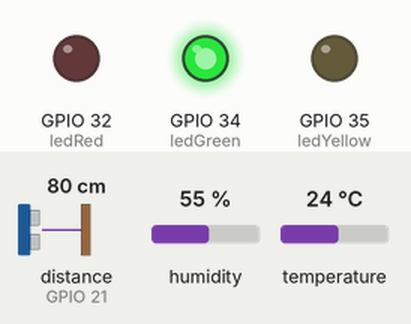
Recording of a sketch running on a simulated ESP32. Parts: output pins drawn as LEDs (lit = HIGH). Wiring (inferred from the names in the program): ultrasonic range finder: trigger GPIO 19; echo GPIO 21. Inputs (shaded band) come from the test bench; at power-on: distance to the obstacle (sensor on GPIO 21) 80 cm, humidity 55 %, temperature 24 °C. The echo pulse lasts 58.3 µs per cm; WiFi joins after 1.5 s; servers stay silent unless stated; no MQTT or app messages arrive unless stated; pins used as bus, display or sensor lines are not drawn; what the sketch prints to the serial monitor is not drawn.

Above: at 2.7 s.
2.8 s: distance to the obstacle (sensor on GPIO 21) set to 63 cm
7.8 s: distance to the obstacle (sensor on GPIO 21) set to 56 cm
At 12.4 s:
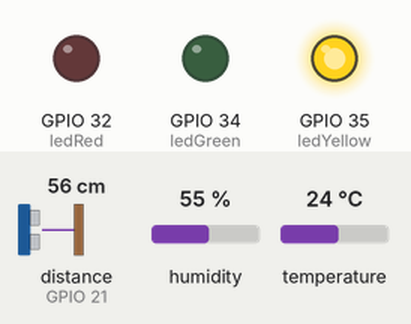
13.1 s: distance to the obstacle (sensor on GPIO 21) set to 12 cm
17.8 s: distance to the obstacle (sensor on GPIO 21) set to 9 cm
At 23.1 s:
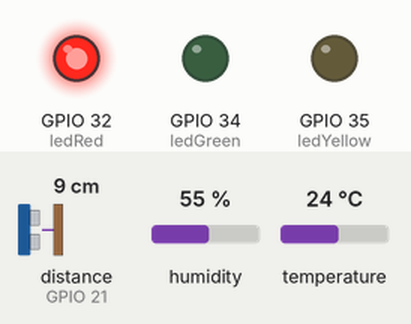
Timing chart, 0 to 24.6 s (numbered marks = the images above; inputs shaded):
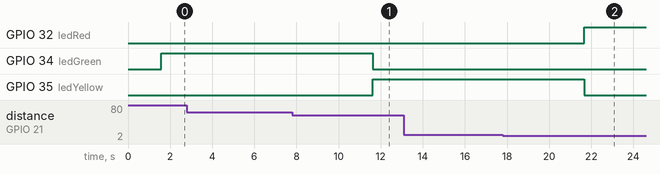

Measured:
- the behaviour switches between 61 and 60 cm on distance to the obstacle (sensor on GPIO 21) (found by bisection; images 0 and 1)
- the behaviour switches between 11 and 10 cm on distance to the obstacle (sensor on GPIO 21) (found by bisection; images 1 and 2)
- after the input at 2.8 s, every drawn part: stays the same
- after the input at 7.8 s, GPIO 34 (ledGreen): HIGH → LOW after 3.8 s; GPIO 35 (ledYellow): LOW → HIGH after 3.8 s
- after the input at 13.1 s, every drawn part: stays the same
- after the input at 17.8 s, GPIO 32 (ledRed): LOW → HIGH after 3.9 s; GPIO 35 (ledYellow): HIGH → LOW after 3.9 s

The sketch:

esp32_client.ino
```cpp
#include <WiFi.h>
#include <HTTPClient.h>
#include <PubSubClient.h>
#include <DHT.h>

// WiFi and MQTT credentials
const char* ssid = "QCom-2025";
const char* pswrd = "ucsc@123";
const char* mqtt_server = "10.0.0.53";

// ----- Sensor Pin Definitions -----
// Ultrasonic sensor pins
const int trigPin = 19;  // Trigger pin for ultrasonic sensor
const int echoPin = 21;  // Echo pin for ultrasonic sensor
const int ledRed = 32;
const int ledYellow = 35;
const int ledGreen = 34;

// DHT sensor configuration (use DHT22 or change to DHT11 as needed)
#define DHTPIN 4       // Data pin connected to the DHT sensor
#define DHTTYPE DHT11   // DHT 22 (AM2302)
DHT dht(DHTPIN, DHTTYPE);

// ----- MQTT Client Setup -----
WiFiClient espClient;
PubSubClient client(espClient);

// Connect to WiFi
void setup_wifi() {
  delay(10);
  Serial.print("Connecting to ");
  Serial.println(ssid);

  WiFi.begin(ssid, pswrd);
  while (WiFi.status() != WL_CONNECTED) {
    delay(500);
    Serial.print(".");
  }
  Serial.println("");
  Serial.println("WiFi connected");
}

// Reconnect to MQTT broker if connection is lost
void reconnect() {
  while (!client.connected()) {
    Serial.print("Attempting MQTT connection...");
    if (client.connect("ESP32SmartBinClient")) {
      Serial.println("connected");
      // Subscribe to a command topic if needed in the future
      client.subscribe("esp/cmd");
    } else {
      Serial.print("failed, rc=");
      Serial.print(client.state());
      Serial.println(" try again in 5 seconds");
      delay(5000);
    }
  }
}

// Callback function for incoming MQTT messages (for future commands)
void callback(char* topic, byte* payload, unsigned int length) {
  String message;
  for (int i = 0; i < length; i++) {
    message += (char)payload[i];
  }
  Serial.print("Message arrived on topic: ");
  Serial.print(topic);
  Serial.print(". Message: ");
  Serial.println(message);
  // You can add code here to handle commands from the broker
}

void setup() {
  Serial.begin(115200);
  setup_wifi();
  client.setServer(mqtt_server, 1883);
  client.setCallback(callback);

  // Initialize ultrasonic sensor pins
  pinMode(trigPin, OUTPUT);
  pinMode(echoPin, INPUT);
  pinMode(ledRed, OUTPUT);
  pinMode(ledYellow, OUTPUT);
  pinMode(ledGreen, OUTPUT);

  // Initialize the DHT sensor
  dht.begin();
}

void loop() {
  if (!client.connected()) {
    reconnect();
  }
  client.loop();

  // ----- Ultrasonic Sensor Reading -----
  digitalWrite(trigPin, LOW);
  delayMicroseconds(2);
  digitalWrite(trigPin, HIGH);
  delayMicroseconds(10);
  digitalWrite(trigPin, LOW);
  long duration = pulseIn(echoPin, HIGH);
  // Calculate distance in centimeters (speed of sound ~0.034 cm/µs)
  float distance = (duration * 0.034) / 2;
  if (distance < 10) {
    digitalWrite(ledRed, HIGH);
    digitalWrite(ledYellow, LOW);
    digitalWrite(ledGreen, LOW);
  } else if (distance < 60) {
    digitalWrite(ledYellow, HIGH);
    digitalWrite(ledRed, LOW);
    digitalWrite(ledGreen, LOW);
  } else {
    digitalWrite(ledGreen, HIGH);
    digitalWrite(ledRed, LOW);
    digitalWrite(ledYellow, LOW);
  }

  // ----- DHT Sensor Reading -----
  float temperature = dht.readTemperature(); // in Celsius
  float humidity = dht.readHumidity();

  if (isnan(temperature) || isnan(humidity)) {
    Serial.println("Failed to read from DHT sensor!");
    delay(2000);
    return;
  }

  // ----- Prepare and Publish Payload -----
  // Format: "distance,temperature,humidity"
  String payload = String(distance, 1) + "," +
                   String(temperature, 1) + "," +
                   String(humidity, 1);

  client.publish("home/sensors/data", payload.c_str());
  Serial.print("Sensor data sent: ");
  Serial.println(payload);

  delay(5000); // Publish every 5 seconds
}
```
